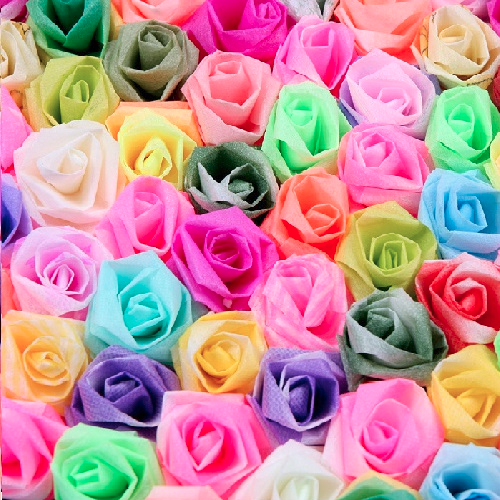
#> input picture Gathered CTF writeups/ptr-yudai-writeups/2019/Layer7_CTF/catch_mind_if_you_can/original.png, 500 x 500 px
$ python solve.py
#> lines starting #> are read from the running program, lines starting #| are printed output that depends on the picture
from PIL import Image

img_orig = Image.open("original.png")
#> img_orig is the input picture: PIL image 500x500 RGBA; mean R, G, B, A 196.8, 146.8, 156.1, 255
img_enc = Image.open("encrypted.png")
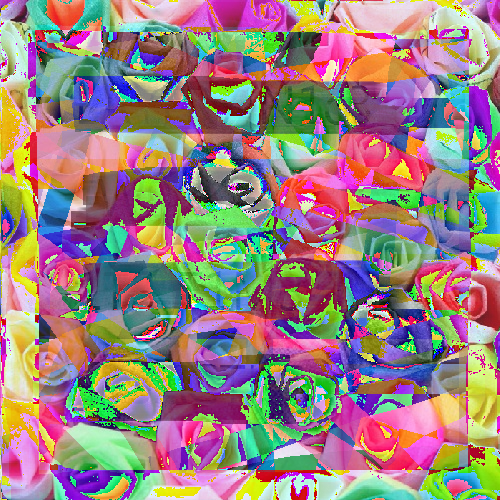
#> input picture Gathered CTF writeups/ptr-yudai-writeups/2019/Layer7_CTF/catch_mind_if_you_can/encrypted.png, 500 x 500 px
#> img_enc is the input picture: PIL image 500x500 RGBA; mean R, G, B, A 153, 130.4, 129.4, 254

f = lambda x, y: (x - y) % 0x100

size = img_orig.size
#> size = (500, 500)
for y in range(size[1]):
    for x in range(size[0]):
        c1 = img_orig.getpixel((x, y))
        c2 = img_enc.getpixel((x, y))
        r, g, b = f(c1[0], c2[0]), f(c1[1], c2[1]), f(c1[2], c2[2])
        img_orig.putpixel((x, y), (r, g, b, 255))
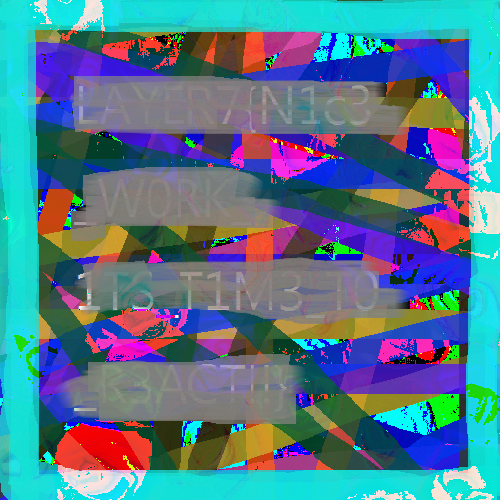
#> img_orig: PIL image 500x500 RGBA; mean R, G, B, A 84.4, 120.4, 141.6, 255

img_orig.save("hoge.png")
